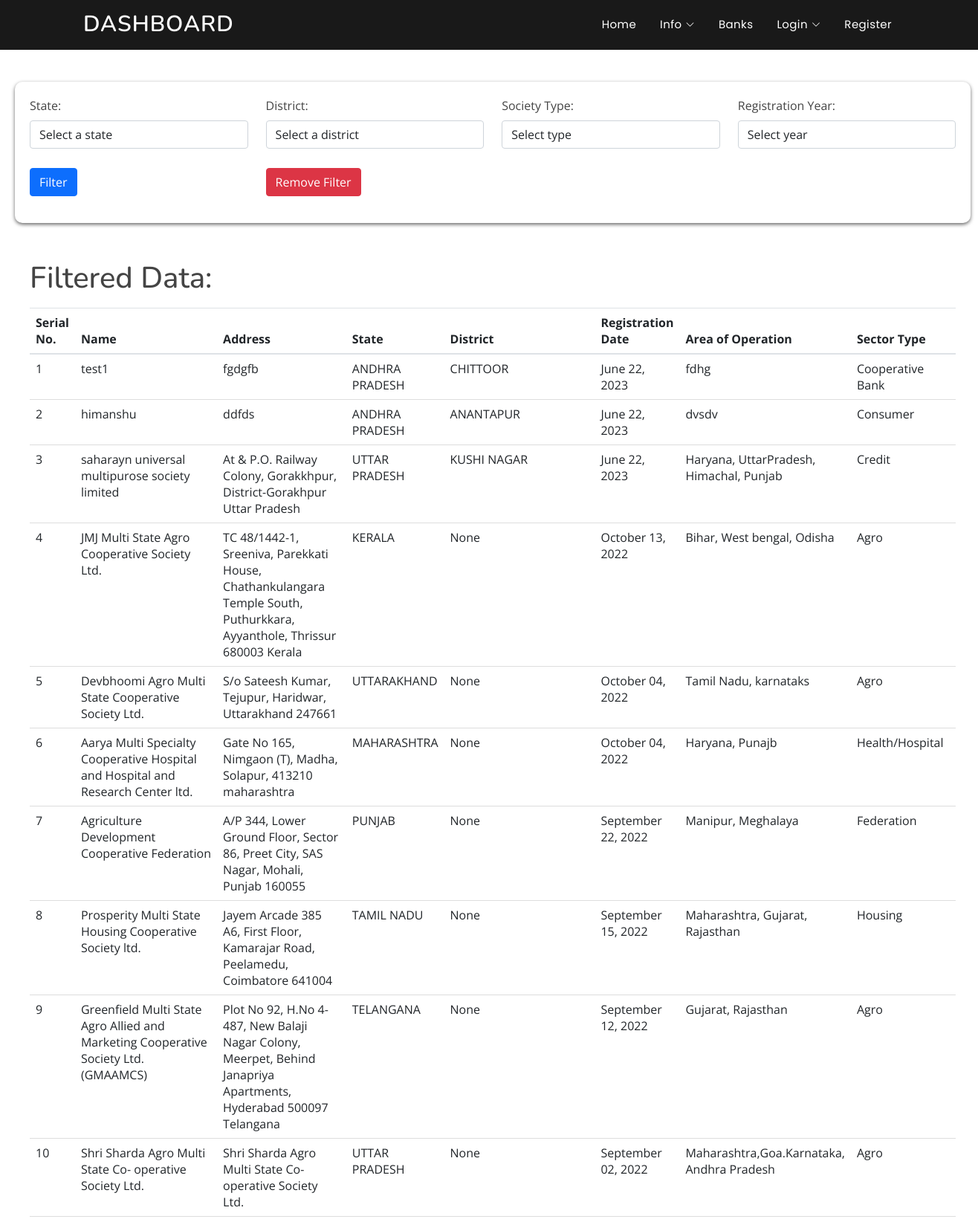
Page /registeredsocities/ (upper part) on the committed database.
### user/models.py (models this page shows, shortened)
class Society(models.Model):
    username = models.CharField(max_length=100)
    registered_address = models.CharField(max_length=200, null=True, blank=True)
    state = models.CharField(max_length=40, null=True, blank=True)
    district = models.CharField(max_length=40, null=True, blank=True)
    date_joined = models.DateTimeField(verbose_name='date joined', default=timezone.now,null=True,blank=True)
    area_of_operation = models.CharField(max_length=200, null=True, blank=True)
    society_type = models.CharField(max_length=20, null=True, blank=True)

### filter_app/views.py (the view)
# urls.py: path('registeredsocities/',reg_soc,name='reg_soc'),
def reg_soc(request):
    states = Society.objects.values_list('state', flat=True).distinct()
    society_types = Society.objects.values_list('society_type', flat=True).distinct()
    registration_years = Society.objects.dates('date_joined', 'year', order='DESC')
    if request.method == 'GET':
        state = request.GET.get('state', '')
        district = request.GET.get('district', '')
        society_type = request.GET.get('society_type', '')
        registration_year = request.GET.get('registration_year', '')
        filtered_data = Society.objects.all()
        if state:
            filtered_data = filtered_data.filter(state=state)
        if district:
            filtered_data = filtered_data.filter(district=district)
        if society_type:
            filtered_data = filtered_data.filter(society_type=society_type)
        if registration_year:
            filtered_data = filtered_data.filter(date_joined__year=registration_year)
    else:
        filtered_data = Society.objects.all()  # Show all data when no filters are applied
    context = {
        'states': states,
        'society_types': society_types,
        'registration_years': registration_years,
        'filter_data': filtered_data
    }
    return render(request, 'filter/reg_soc.html', context)

### filter_app/templates/filter/reg_soc.html (shortened to what this page needs)
{% extends "chartbase.html" %}
{% load crispy_forms_tags %}
{% block content %}
<div class="container1">
    <div class="filter-section">
        <form method="GET" action="{% url 'reg_soc' %}">
            <div class="row custom-row">
                <div class="col-md-3 custom-row">
                    <div class="form-group">
                        <label for="state">State:</label>
                        <select name="state" id="state" class="form-control">
                            <option value="">Select a state</option>
                        </select>
                    </div>
                </div>
                <div class="col-md-3 custom-row">
                    <div class="form-group">
                        <label for="district">District:</label>
                        <select name="district" id="district" class="form-control">
                            <option value="">Select a district</option>
                        </select>
                    </div>
                </div>
                <div class="col-md-3 custom-row">
                    <div class="form-group">
                        <label for="society-type">Society Type:</label>
                        <select name="society_type" id="society-type" class="form-control">
                            <option value="">Select type</option>
                        </select>
                    </div>
                </div>
                <div class="col-md-3 custom-row">
                    <div class="form-group">
                        <label for="registration-year">Registration Year:</label>
                        <select name="registration_year" id="registration-year" class="form-control">
                            <option value="">Select year</option>
                        </select>
                    </div>
                </div>
            </div>
            <div class="row custom-row">
                <div class="col-md-3 custom-row">
                    <button type="submit" class="btn btn-primary btn-remove-filter">Filter</button>
                </div>
                <div class="col-md-5 custom-row">
                    <button id="remove-filter" class="btn btn-danger btn-remove-filter">Remove Filter</button>
                </div>
            </div>
        </form>
    </div>
    <div class="table-section">
        <h1>Filtered Data:</h1>
        {% if filter_data %}
            <table class="table mt-3">
                <thead>
                    <tr>
                        <th>Serial No.</th>
                        <th>Name</th>
                        <th>Address</th>
                        <th>State</th>
                        <th>District</th>
                        <th>Registration Date</th>
                        <th>Area of Operation</th>
                        <th>Sector Type</th>
                    </tr>
                </thead>
                <tbody>
                    {% for entry in filter_data %}
                    <tr>
                        <td>{{ forloop.counter }}</td>
                        <td>{{ entry.username }}</td>
                        <td>{{ entry.registered_address }}</td>
                        <td>{{ entry.state }}</td>
                        <td>{{ entry.district }}</td>
                        <td>{{ entry.date_joined|date:"F d, Y" }}</td>
                        <td>{{ entry.area_of_operation }}</td>
                        <td>{{ entry.society_type }}</td>
                    </tr>
                    {% endfor %}
                </tbody>
            </table>
        {% else %}
            <p>No data available.</p>
        {% endif %}
    </div>
</div>
{% endblock content %}

### static/static/assets/css/style.css (style rules this page uses)
body { font-family: "Open Sans", sans-serif; color: #444444; }
h1, h2, h3, h4, h5, h6 { font-family: "Nunito", sans-serif; }

### templates/chartbase.html (style rules this page uses)
body { padding-top: 90px; }

### filter_app/templates/filter/reg_soc.html (style rules this page uses)
.container1 { grid-gap: 30px; padding: 20px; display: grid; width: 100%; position:relative; }
.filter-section { background-color: #fff; padding: 20px; width: 100%; border-radius: 10px; box-shadow: 0 2px 5px rgba(0, 0, 0, 0.6); }
.custom-row { background-color: #fff; }
.table-section { background-color: #fff; padding: 20px; border-radius: 5px; }
table { width: 100%; border-collapse: collapse; }
th, td { padding: 8px; text-align: left; border-bottom: 1px solid #ddd; }
th { background-color: #f2f2f2; }
.btn-remove-filter { margin-top: 10px; }

### rows in the picture
Society: username "test1", registered_address "fgdgfb", state "ANDHRA PRADESH", district "CHITTOOR", date_joined "June 22, 2023", area_of_operation "fdhg", society_type "Cooperative Bank"
Society: username "himanshu", registered_address "ddfds", state "ANDHRA PRADESH", district "ANANTAPUR", date_joined "June 22, 2023", area_of_operation "dvsdv", society_type "Consumer"
Society: username "saharayn universal multipurose society limited", registered_address "At & P.O. Railway Colony, Gorakkhpur, District-Gorakhpur Uttar Pradesh", state "UTTAR PRADESH", district "KUSHI NAGAR", date_joined "June 22, 2023", area_of_operation "Haryana, UttarPradesh, Himachal, Punjab", society_type "Credit"
Society: username "JMJ Multi State Agro Cooperative Society Ltd.", registered_address "TC 48/1442-1, Sreeniva, Parekkati House, Chathankulangara Temple South, Puthurkkara, Ayyanthole, Thrissur 680003 Kerala", state "KERALA", district "None", date_joined "October 13, 2022", area_of_operation "Bihar, West bengal, Odisha", society_type "Agro"
Society: username "Devbhoomi Agro Multi State Cooperative Society Ltd.", registered_address "S/o Sateesh Kumar, Tejupur, Haridwar, Uttarakhand 247661", state "UTTARAKHAND", district "None", date_joined "October 04, 2022", area_of_operation "Tamil Nadu, karnataks", society_type "Agro"
Society: username "Aarya Multi Specialty Cooperative Hospital and Hospital and Research Center ltd.", registered_address "Gate No 165, Nimgaon (T), Madha, Solapur, 413210 maharashtra", state "MAHARASHTRA", district "None", date_joined "October 04, 2022", area_of_operation "Haryana, Punajb", society_type "Health/Hospital"
Society: username "Agriculture Development Cooperative Federation", registered_address "A/P 344, Lower Ground Floor, Sector 86, Preet City, SAS Nagar, Mohali, Punjab 160055", state "PUNJAB", district "None", date_joined "September 22, 2022", area_of_operation "Manipur, Meghalaya", society_type "Federation"
Society: username "Prosperity Multi State Housing Cooperative Society ltd.", registered_address "Jayem Arcade 385 A6, First Floor, Kamarajar Road, Peelamedu, Coimbatore 641004", state "TAMIL NADU", district "None", date_joined "September 15, 2022", area_of_operation "Maharashtra, Gujarat, Rajasthan", society_type "Housing"
Society: username "Greenfield Multi State Agro Allied and Marketing Cooperative Society Ltd. (GMAAMCS)", registered_address "Plot No 92, H.No 4-487, New Balaji Nagar Colony, Meerpet, Behind Janapriya Apartments, Hyderabad 500097 Telangana", state "TELANGANA", district "None", date_joined "September 12, 2022", area_of_operation "Gujarat, Rajasthan", society_type "Agro"
Society: username "Shri Sharda Agro Multi State Co- operative Society Ltd.", registered_address "Shri Sharda Agro Multi State Co-operative Society Ltd.", state "UTTAR PRADESH", district "None", date_joined "September 02, 2022", area_of_operation "Maharashtra,Goa.Karnataka, Andhra Pradesh", society_type "Agro"
